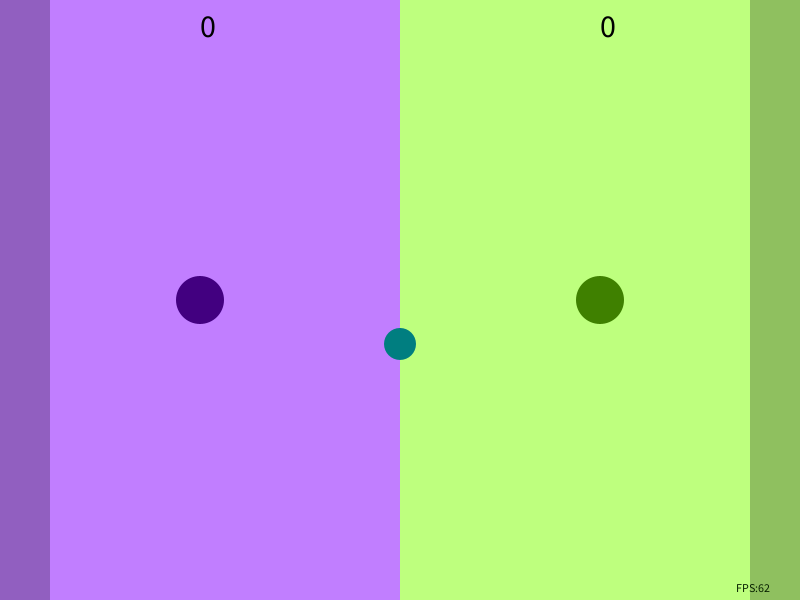
Frame 1 (no input)
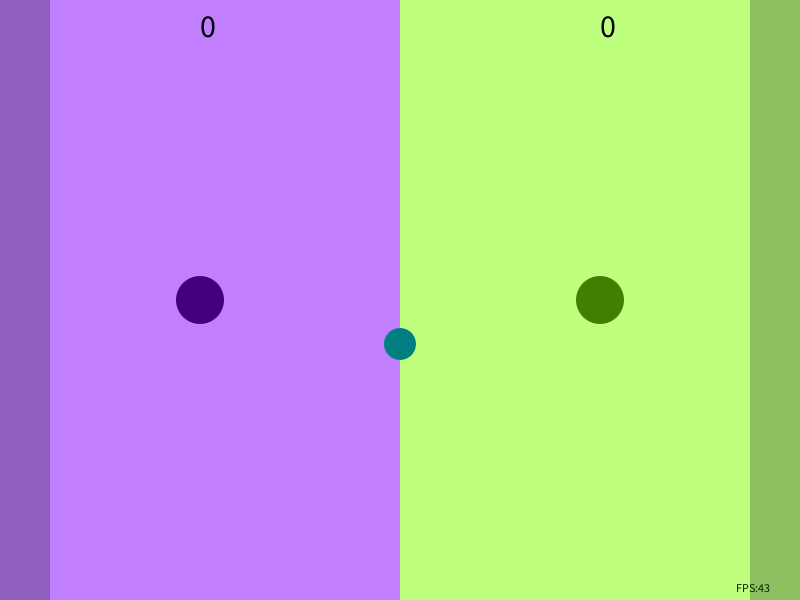
Frame 60 (the mouse pressed at the canvas centre just before this capture)
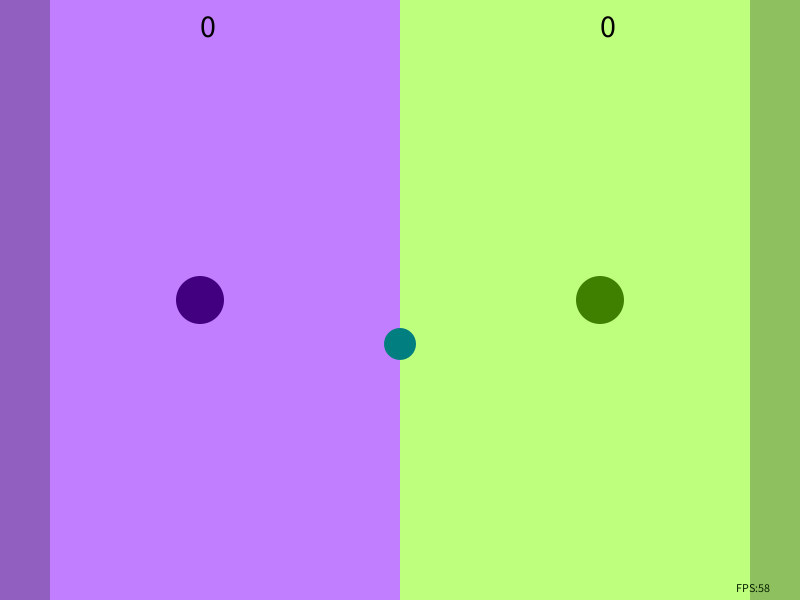
Frame 120 (the mouse held since frame 60 and released just before this capture)

The Processing sketch that drew these frames (run headless with seeded random() and noise(); from frame 60 on, the mouse is pressed at the canvas centre):

// Processing sketch: processing_133688
// ── processing_133688.pde

// Air hockey:
// 1 and 2 to toggle AI for players 1 and 2
// WASD to control player 1
// Arrow Keys to control player 2


// Active key detection
// Allows smoother controls
int keyud = 0;
int keylr = 0;

int keyws = 0;
int keyad = 0;

// Global game controllers
final float gVel     = .2;
final float gVelFric = .98;
final float gElas    = 1;

// Balls
Ball player1;
Ball player2;
Ball puck;

// Score
int score1, score2;

// AI on/off
boolean droid1 = false;
boolean droid2 = false;

// AI
AI1 T1000;

void setup() {
  size(800, 600);
  frameRate(60);
  colorMode(HSB);

  // Constructs balls
  player1 = new Ball(new PVector(width/4, height/2), 
  new PVector(width/4, height/2), 
  192, 24);
  player2 = new Ball(new PVector(width*3/4, height/2), 
  new PVector(width*3/4, height/2), 
  64, 24);
  puck = new Ball(new PVector(width/2, height/2), 
  new PVector(width/2, height/2), 
  128, 16);
  reset(0);  
  
  // Constructs AI
  T1000 = new AI1(player1, puck, player2, -1);
  
  score1 = 0;
  score2 = 0;
}

void draw() {
  // Draws field
  background(128);
  noStroke();
  fill(192, 128, 255);
  rect(0, 0, width/2, height);
  fill(64, 128, 255);
  rect(width/2, 0, width, height);
  fill(192, 128, 192);
  rect(0, 0, width/16, height);
  fill(64, 128, 192);
  rect(width*15/16, 0, width, height);
  
  // Scoring detection
  if (puck.pos.x < width/16) {
    score2++;
    reset(-1);
  }
  if (puck.pos.x > width*15/16) {
    score1++;
    reset(1);
  }
  
  // Ticks and renders test balls
  player1.tick();
  player2.tick();
  puck.tick();
  
  player1.render();
  player2.render();
  puck.render();
  
  // AI
  if(droid1) T1000.skynet();
  // if(droid2) insert AI code here
  
  // Manual control
  arrowKeys(player2);
  wasd(player1);
  
  // Passing test 1 and 2 to temp balls
  Ball tempb1   = new Ball(new PVector(player1.pos.x, player1.pos.y), 
                           new PVector(player1.last.x, player1.last.y), 
                           0, player1.radius);
  Ball tempb2   = new Ball(new PVector(player2.pos.x, player2.pos.y), 
                           new PVector(player2.last.x, player2.last.y), 
                           0, player2.radius);
  Ball temppuck = new Ball(new PVector(puck.pos.x, puck.pos.y), 
                           new PVector(puck.last.x, puck.last.y), 
                           0, puck.radius);

  // Colliding balls
  player1.collide(tempb2);
  player2.collide(tempb1);
  player1.collide(temppuck);
  player2.collide(temppuck);
  puck.collide(tempb2);
  puck.collide(tempb1);

  // Shows active framerate
  fill(75, 255, 32);
  textSize(12);
  text("FPS:" + floor(frameRate), width-64, height-8);
  
  // Displays score
  fill(0);
  textSize(32);
  text(score1, width/4, height/16);
  text(score2, width*3/4, height/16);
}

// Input
void keyPressed() {
  gameKeyPressed();
}

void keyReleased() {
  gameKeyReleased();
}

// Resets field
void reset(int winner) {
  player1.reset(new PVector(width/4, height/2));
  player2.reset(new PVector(width*3/4, height/2));
  puck.reset(new PVector(width/2+winner*(width/8), random(height/4, height*3/4)));
}

// Gets the sign of a number
float getSign(float num) {if(num == 0) return 0; else return num/abs(num);}
// Artificial intelligence class
class AI1 {
  // The ball controlled by the AI
  // The puck
  // The opponent's ball
  Ball contBall, puckBall, oppBall;
  
  // The side of the AI
  // -1 for left
  // 1 for right
  int side;
  
  // Constructor
  AI1 (Ball c1, Ball c2, Ball c3, int c4){
    contBall = c1;
    puckBall = c2;
    oppBall = c3;
    side = c4;
  }
  
  // Just chases the ball
  void skynet(){
    
    contBall.move(cos(atan2(puckBall.pos.y-contBall.pos.y, 
                            puckBall.pos.x-contBall.pos.x)),
                  sin(atan2(puckBall.pos.y-contBall.pos.y, 
                            puckBall.pos.x-contBall.pos.x)));
  }
}
// Smashball Balls
class Ball {
  // Initializing class variables
  private PVector pos, last;
  private int hue, radius;

  // Constructor for the ball:
  // t is the starting position
  // tl is the delta position
  // th is hue
  // tr is radius
  Ball(PVector t, PVector tl, int th, int tr) {
    pos    = t;
    last   = tl;
    hue    = th;
    radius = tr;
  }
  
  // Moves the ball with a constant speed
  // xdir and ydir determine the direction
  void move(float xdir, float ydir){
    if(xdir != 0) 
      pos.x += getSign(xdir) * gVel * (sqrt(sq(xdir) / (sq(ydir) + sq(xdir))));
    if(ydir != 0)
      pos.y += getSign(ydir) * gVel * (sqrt(sq(ydir) / (sq(xdir) + sq(ydir))));
  }

  // Simulates ball actions (such as movement)
  void tick() {
    // Temp for setting last location
    PVector tempp = new PVector();
    tempp.set(pos.x, pos.y);

    // Verlet integration formulas for discrete physics simulations
    // v = ds/dt
    pos.set(pos.x + gVelFric*((pos.x - last.x)), 
            pos.y + gVelFric*(pos.y - last.y));
    last.set(tempp.x, tempp.y);

    // Checks screen bounds
    if (pos.x < 0)      bounceX(0);
    if (pos.x > width)  bounceX(width);
    if (pos.y < 0)      bounceY(0);
    if (pos.y > height) bounceY(height);
  }

  // Displays the ball
  void render() {
    noStroke();
    fill(hue, 255, 128);
    ellipse(pos.x, pos.y, radius*2, radius*2);
  }

  // Ball collisions with other balls
  void collide(Ball hit) {
    if (dist(hit.pos.x, hit.pos.y, pos.x, pos.y) < hit.radius+radius) {
      // Phi is the contact angle
      float phi = atan2(hit.pos.y - pos.y, hit.pos.x - pos.x);

      // v is the velocity of the corresponding ball
      // ang is the direction of movement for the ball
      float v1 = dist(pos.x, pos.y, last.x, last.y);
      float ang1 = atan2(pos.y - last.y, pos.x - last.x);
      float v2 = dist(hit.pos.x, hit.pos.y, hit.last.x, hit.last.y);
      float ang2 = atan2(hit.pos.y - hit.last.y, hit.pos.x - hit.last.x);

      pos.x = hit.pos.x - cos(phi) * (hit.radius+radius);
      pos.y = hit.pos.y - sin(phi) * (hit.radius+radius);
      
      // 2d elastic collision equation with movement
      last.x = pos.x-gElas*(v2*cos(ang2-phi)*cos(phi)+v1*sin(ang1-phi)*cos(phi+PI/2));
      last.y = pos.y-gElas*(v2*cos(ang2-phi)*sin(phi)+v1*sin(ang1-phi)*sin(phi+PI/2));
      
      
      tick();
    }
  }

  // Bounces off of a bound
  void bounceY(float bound) {
    last.y = bound + gElas * (pos.y - last.y);
    pos.y  = bound;
  }

  void bounceX(float bound) {
    last.x = bound + gElas * (pos.x - last.x);
    pos.x  = bound;
  }
  
  // Resets the ball
  void reset(PVector t) {
    pos    = t;
    last.x = pos.x;
    last.y = pos.y;
  }
}

// Detects active keys
void gameKeyPressed() {
  // Null cancelling movement
  if (key == CODED) {
    if (keyCode == UP)    keyud = -1;
    if (keyCode == LEFT)  keylr = -1;
    if (keyCode == RIGHT) keylr = 1;
    if (keyCode == DOWN)  keyud = 1;
  }

  if (key == 'w' || key == 'W') keyws = -1;
  if (key == 'a' || key == 'A') keyad = -1;
  if (key == 'd' || key == 'D') keyad = 1;
  if (key == 's' || key == 'S') keyws = 1;
  if (key == 'r' || key == 'R') reset(0);
  if (key == '1') droid1 = !droid1;
  if (key == '2') droid2 = !droid2;
}

// Detects when keys go inactive
void gameKeyReleased() {
  if (key == CODED) {
    if (keyCode == UP    && keyud == -1) keyud = 0;
    if (keyCode == LEFT  && keylr == -1) keylr = 0;
    if (keyCode == RIGHT && keylr == 1)  keylr = 0;
    if (keyCode == DOWN  && keyud == 1)  keyud = 0;
  }

  if ((key == 'w' || key == 'W') && keyws == -1) keyws = 0;
  if ((key == 'a' || key == 'A') && keyad == -1) keyad = 0;
  if ((key == 'd' || key == 'D') && keyad == 1)  keyad = 0;
  if ((key == 's' || key == 'S') && keyws == 1)  keyws = 0;
}

void arrowKeys(Ball tb) {
  // Controls balls with keys
  // Test ball 1
  tb.move(keylr, keyud);
}

void wasd(Ball tb) {
  // Test ball 2
  tb.move(keyad, keyws);
}
